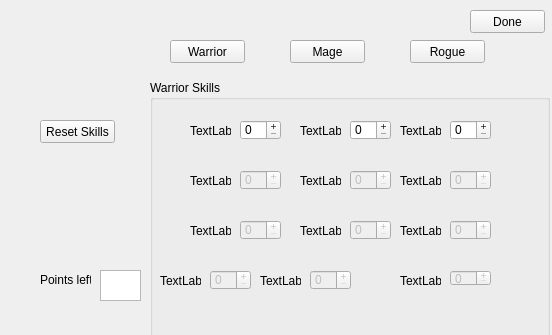
<?xml version="1.0" encoding="UTF-8"?>
<ui version="4.0">
 <class>skilltree</class>
 <widget class="QWidget" name="skilltree">
  <property name="geometry">
   <rect>
    <x>0</x>
    <y>0</y>
    <width>552</width>
    <height>335</height>
   </rect>
  </property>
  <property name="windowTitle">
   <string>Form</string>
  </property>
  <widget class="QPushButton" name="warrBtn">
   <property name="geometry">
    <rect>
     <x>170</x>
     <y>40</y>
     <width>75</width>
     <height>23</height>
    </rect>
   </property>
   <property name="text">
    <string>Warrior</string>
   </property>
  </widget>
  <widget class="QPushButton" name="mageBtn">
   <property name="geometry">
    <rect>
     <x>290</x>
     <y>40</y>
     <width>75</width>
     <height>23</height>
    </rect>
   </property>
   <property name="text">
    <string>Mage</string>
   </property>
  </widget>
  <widget class="QPushButton" name="rogueBtn">
   <property name="geometry">
    <rect>
     <x>410</x>
     <y>40</y>
     <width>75</width>
     <height>23</height>
    </rect>
   </property>
   <property name="text">
    <string>Rogue</string>
   </property>
  </widget>
  <widget class="QPushButton" name="doneBtn">
   <property name="geometry">
    <rect>
     <x>470</x>
     <y>10</y>
     <width>75</width>
     <height>23</height>
    </rect>
   </property>
   <property name="text">
    <string>Done</string>
   </property>
  </widget>
  <widget class="QWidget" name="horizontalLayoutWidget">
   <property name="geometry">
    <rect>
     <x>150</x>
     <y>80</y>
     <width>1211</width>
     <height>561</height>
    </rect>
   </property>
   <layout class="QHBoxLayout" name="horizontalLayout">
    <item>
     <widget class="QGroupBox" name="warrBox">
      <property name="title">
       <string>Warrior Skills</string>
      </property>
      <widget class="QLabel" name="warrSkillLbl">
       <property name="geometry">
        <rect>
         <x>40</x>
         <y>30</y>
         <width>41</width>
         <height>41</height>
        </rect>
       </property>
       <property name="text">
        <string>TextLabel</string>
       </property>
      </widget>
      <widget class="QSpinBox" name="warrSkillSpin_1">
       <property name="geometry">
        <rect>
         <x>90</x>
         <y>40</y>
         <width>41</width>
         <height>20</height>
        </rect>
       </property>
       <property name="inputMethodHints">
        <set>Qt::ImhDigitsOnly</set>
       </property>
       <property name="readOnly">
        <bool>false</bool>
       </property>
       <property name="buttonSymbols">
        <enum>QAbstractSpinBox::PlusMinus</enum>
       </property>
       <property name="maximum">
        <number>5</number>
       </property>
       <property name="singleStep">
        <number>1</number>
       </property>
      </widget>
      <widget class="QLabel" name="warrSkillLbl_2">
       <property name="enabled">
        <bool>true</bool>
       </property>
       <property name="geometry">
        <rect>
         <x>40</x>
         <y>80</y>
         <width>41</width>
         <height>41</height>
        </rect>
       </property>
       <property name="text">
        <string>TextLabel</string>
       </property>
      </widget>
      <widget class="QSpinBox" name="warrSkillSpin_2">
       <property name="enabled">
        <bool>false</bool>
       </property>
       <property name="geometry">
        <rect>
         <x>90</x>
         <y>90</y>
         <width>41</width>
         <height>20</height>
        </rect>
       </property>
       <property name="buttonSymbols">
        <enum>QAbstractSpinBox::PlusMinus</enum>
       </property>
       <property name="maximum">
        <number>5</number>
       </property>
      </widget>
      <widget class="QLabel" name="warrSkillLbl_5">
       <property name="geometry">
        <rect>
         <x>150</x>
         <y>30</y>
         <width>41</width>
         <height>41</height>
        </rect>
       </property>
       <property name="text">
        <string>TextLabel</string>
       </property>
      </widget>
      <widget class="QSpinBox" name="warrSkillSpin_5">
       <property name="geometry">
        <rect>
         <x>200</x>
         <y>40</y>
         <width>41</width>
         <height>20</height>
        </rect>
       </property>
       <property name="buttonSymbols">
        <enum>QAbstractSpinBox::PlusMinus</enum>
       </property>
       <property name="maximum">
        <number>5</number>
       </property>
      </widget>
      <widget class="QLabel" name="warrSkillLbl_6">
       <property name="enabled">
        <bool>true</bool>
       </property>
       <property name="geometry">
        <rect>
         <x>150</x>
         <y>80</y>
         <width>41</width>
         <height>41</height>
        </rect>
       </property>
       <property name="text">
        <string>TextLabel</string>
       </property>
      </widget>
      <widget class="QSpinBox" name="warrSkillSpin_6">
       <property name="enabled">
        <bool>false</bool>
       </property>
       <property name="geometry">
        <rect>
         <x>200</x>
         <y>90</y>
         <width>41</width>
         <height>20</height>
        </rect>
       </property>
       <property name="buttonSymbols">
        <enum>QAbstractSpinBox::PlusMinus</enum>
       </property>
       <property name="maximum">
        <number>5</number>
       </property>
      </widget>
      <widget class="QLabel" name="warrSkillLbl_9">
       <property name="geometry">
        <rect>
         <x>250</x>
         <y>30</y>
         <width>41</width>
         <height>41</height>
        </rect>
       </property>
       <property name="text">
        <string>TextLabel</string>
       </property>
      </widget>
      <widget class="QSpinBox" name="warrSkillSpin_9">
       <property name="geometry">
        <rect>
         <x>300</x>
         <y>40</y>
         <width>41</width>
         <height>20</height>
        </rect>
       </property>
       <property name="buttonSymbols">
        <enum>QAbstractSpinBox::PlusMinus</enum>
       </property>
       <property name="maximum">
        <number>5</number>
       </property>
      </widget>
      <widget class="QLabel" name="warrSkillLbl_10">
       <property name="enabled">
        <bool>true</bool>
       </property>
       <property name="geometry">
        <rect>
         <x>250</x>
         <y>80</y>
         <width>41</width>
         <height>41</height>
        </rect>
       </property>
       <property name="text">
        <string>TextLabel</string>
       </property>
      </widget>
      <widget class="QSpinBox" name="warrSkillSpin_10">
       <property name="enabled">
        <bool>false</bool>
       </property>
       <property name="geometry">
        <rect>
         <x>300</x>
         <y>90</y>
         <width>41</width>
         <height>20</height>
        </rect>
       </property>
       <property name="buttonSymbols">
        <enum>QAbstractSpinBox::PlusMinus</enum>
       </property>
       <property name="maximum">
        <number>5</number>
       </property>
      </widget>
      <widget class="QLabel" name="warrSkillLbl_3">
       <property name="enabled">
        <bool>true</bool>
       </property>
       <property name="geometry">
        <rect>
         <x>40</x>
         <y>130</y>
         <width>41</width>
         <height>41</height>
        </rect>
       </property>
       <property name="text">
        <string>TextLabel</string>
       </property>
      </widget>
      <widget class="QSpinBox" name="warrSkillSpin_3">
       <property name="enabled">
        <bool>false</bool>
       </property>
       <property name="geometry">
        <rect>
         <x>90</x>
         <y>140</y>
         <width>41</width>
         <height>20</height>
        </rect>
       </property>
       <property name="buttonSymbols">
        <enum>QAbstractSpinBox::PlusMinus</enum>
       </property>
       <property name="maximum">
        <number>5</number>
       </property>
      </widget>
      <widget class="QLabel" name="warrSkillLbl_7">
       <property name="enabled">
        <bool>true</bool>
       </property>
       <property name="geometry">
        <rect>
         <x>150</x>
         <y>130</y>
         <width>41</width>
         <height>41</height>
        </rect>
       </property>
       <property name="text">
        <string>TextLabel</string>
       </property>
      </widget>
      <widget class="QSpinBox" name="warrSkillSpin_7">
       <property name="enabled">
        <bool>false</bool>
       </property>
       <property name="geometry">
        <rect>
         <x>200</x>
         <y>140</y>
         <width>41</width>
         <height>20</height>
        </rect>
       </property>
       <property name="buttonSymbols">
        <enum>QAbstractSpinBox::PlusMinus</enum>
       </property>
       <property name="maximum">
        <number>5</number>
       </property>
      </widget>
      <widget class="QLabel" name="warrSkillLbl_11">
       <property name="enabled">
        <bool>true</bool>
       </property>
       <property name="geometry">
        <rect>
         <x>250</x>
         <y>130</y>
         <width>41</width>
         <height>41</height>
        </rect>
       </property>
       <property name="text">
        <string>TextLabel</string>
       </property>
      </widget>
      <widget class="QSpinBox" name="warrSkillSpin_11">
       <property name="enabled">
        <bool>false</bool>
       </property>
       <property name="geometry">
        <rect>
         <x>300</x>
         <y>140</y>
         <width>41</width>
         <height>20</height>
        </rect>
       </property>
       <property name="buttonSymbols">
        <enum>QAbstractSpinBox::PlusMinus</enum>
       </property>
       <property name="maximum">
        <number>5</number>
       </property>
      </widget>
      <widget class="QLabel" name="warrSkillLbl_4">
       <property name="enabled">
        <bool>true</bool>
       </property>
       <property name="geometry">
        <rect>
         <x>10</x>
         <y>180</y>
         <width>41</width>
         <height>41</height>
        </rect>
       </property>
       <property name="text">
        <string>TextLabel</string>
       </property>
      </widget>
      <widget class="QSpinBox" name="warrSkillSpin_4">
       <property name="enabled">
        <bool>false</bool>
       </property>
       <property name="geometry">
        <rect>
         <x>60</x>
         <y>190</y>
         <width>41</width>
         <height>20</height>
        </rect>
       </property>
       <property name="buttonSymbols">
        <enum>QAbstractSpinBox::PlusMinus</enum>
       </property>
       <property name="maximum">
        <number>5</number>
       </property>
      </widget>
      <widget class="QLabel" name="warrSkillLbl_8">
       <property name="enabled">
        <bool>true</bool>
       </property>
       <property name="geometry">
        <rect>
         <x>110</x>
         <y>180</y>
         <width>41</width>
         <height>41</height>
        </rect>
       </property>
       <property name="text">
        <string>TextLabel</string>
       </property>
      </widget>
      <widget class="QSpinBox" name="warrSkillSpin_8">
       <property name="enabled">
        <bool>false</bool>
       </property>
       <property name="geometry">
        <rect>
         <x>160</x>
         <y>190</y>
         <width>41</width>
         <height>20</height>
        </rect>
       </property>
       <property name="buttonSymbols">
        <enum>QAbstractSpinBox::PlusMinus</enum>
       </property>
       <property name="maximum">
        <number>5</number>
       </property>
      </widget>
      <widget class="QLabel" name="warrSkillLbl_12">
       <property name="enabled">
        <bool>true</bool>
       </property>
       <property name="geometry">
        <rect>
         <x>250</x>
         <y>180</y>
         <width>41</width>
         <height>41</height>
        </rect>
       </property>
       <property name="text">
        <string>TextLabel</string>
       </property>
      </widget>
      <widget class="QSpinBox" name="warrSkillSpin_12">
       <property name="enabled">
        <bool>false</bool>
       </property>
       <property name="geometry">
        <rect>
         <x>300</x>
         <y>190</y>
         <width>41</width>
         <height>16</height>
        </rect>
       </property>
       <property name="buttonSymbols">
        <enum>QAbstractSpinBox::PlusMinus</enum>
       </property>
       <property name="maximum">
        <number>5</number>
       </property>
      </widget>
     </widget>
    </item>
    <item>
     <widget class="QGroupBox" name="magebox">
      <property name="title">
       <string>GroupBox</string>
      </property>
      <widget class="QLabel" name="mageSkillLbl_1">
       <property name="geometry">
        <rect>
         <x>10</x>
         <y>20</y>
         <width>41</width>
         <height>41</height>
        </rect>
       </property>
       <property name="text">
        <string>TextLabel</string>
       </property>
      </widget>
      <widget class="QSpinBox" name="mageSkillSpin_1">
       <property name="geometry">
        <rect>
         <x>60</x>
         <y>30</y>
         <width>41</width>
         <height>20</height>
        </rect>
       </property>
      </widget>
      <widget class="QLabel" name="mageSkillLbl_2">
       <property name="enabled">
        <bool>false</bool>
       </property>
       <property name="geometry">
        <rect>
         <x>10</x>
         <y>80</y>
         <width>41</width>
         <height>41</height>
        </rect>
       </property>
       <property name="text">
        <string>TextLabel</string>
       </property>
      </widget>
      <widget class="QSpinBox" name="mageSkillSpin_2">
       <property name="enabled">
        <bool>false</bool>
       </property>
       <property name="geometry">
        <rect>
         <x>60</x>
         <y>90</y>
         <width>41</width>
         <height>20</height>
        </rect>
       </property>
      </widget>
      <widget class="QLabel" name="mageSkillLbl_5">
       <property name="geometry">
        <rect>
         <x>120</x>
         <y>20</y>
         <width>41</width>
         <height>41</height>
        </rect>
       </property>
       <property name="text">
        <string>TextLabel</string>
       </property>
      </widget>
      <widget class="QSpinBox" name="mageSkillSpin_5">
       <property name="geometry">
        <rect>
         <x>170</x>
         <y>30</y>
         <width>41</width>
         <height>20</height>
        </rect>
       </property>
      </widget>
      <widget class="QLabel" name="mageSkillLbl_6">
       <property name="enabled">
        <bool>false</bool>
       </property>
       <property name="geometry">
        <rect>
         <x>150</x>
         <y>80</y>
         <width>41</width>
         <height>41</height>
        </rect>
       </property>
       <property name="text">
        <string>TextLabel</string>
       </property>
      </widget>
      <widget class="QSpinBox" name="mageSkillSpin_6">
       <property name="enabled">
        <bool>false</bool>
       </property>
       <property name="geometry">
        <rect>
         <x>200</x>
         <y>90</y>
         <width>41</width>
         <height>20</height>
        </rect>
       </property>
      </widget>
      <widget class="QLabel" name="mageSkillLbl_9">
       <property name="geometry">
        <rect>
         <x>250</x>
         <y>20</y>
         <width>41</width>
         <height>41</height>
        </rect>
       </property>
       <property name="text">
        <string>TextLabel</string>
       </property>
      </widget>
      <widget class="QSpinBox" name="mageSkillSpin_9">
       <property name="geometry">
        <rect>
         <x>300</x>
         <y>30</y>
         <width>41</width>
         <height>20</height>
        </rect>
       </property>
      </widget>
      <widget class="QLabel" name="mageSkillLbl_10">
       <property name="enabled">
        <bool>false</bool>
       </property>
       <property name="geometry">
        <rect>
         <x>250</x>
         <y>80</y>
         <width>41</width>
         <height>41</height>
        </rect>
       </property>
       <property name="text">
        <string>TextLabel</string>
       </property>
      </widget>
      <widget class="QSpinBox" name="mageSkillSpin_10">
       <property name="enabled">
        <bool>false</bool>
       </property>
       <property name="geometry">
        <rect>
         <x>300</x>
         <y>90</y>
         <width>41</width>
         <height>20</height>
        </rect>
       </property>
      </widget>
      <widget class="QLabel" name="mageSkillLbl_3">
       <property name="enabled">
        <bool>false</bool>
       </property>
       <property name="geometry">
        <rect>
         <x>10</x>
         <y>130</y>
         <width>41</width>
         <height>41</height>
        </rect>
       </property>
       <property name="text">
        <string>TextLabel</string>
       </property>
      </widget>
      <widget class="QSpinBox" name="mageSkillSpin_3">
       <property name="enabled">
        <bool>false</bool>
       </property>
       <property name="geometry">
        <rect>
         <x>60</x>
         <y>140</y>
         <width>41</width>
         <height>20</height>
        </rect>
       </property>
      </widget>
      <widget class="QLabel" name="mageSkillLbl_7">
       <property name="enabled">
        <bool>false</bool>
       </property>
       <property name="geometry">
        <rect>
         <x>150</x>
         <y>130</y>
         <width>41</width>
         <height>41</height>
        </rect>
       </property>
       <property name="text">
        <string>TextLabel</string>
       </property>
      </widget>
      <widget class="QSpinBox" name="mageSkillSpin_7">
       <property name="enabled">
        <bool>false</bool>
       </property>
       <property name="geometry">
        <rect>
         <x>200</x>
         <y>140</y>
         <width>41</width>
         <height>20</height>
        </rect>
       </property>
      </widget>
      <widget class="QLabel" name="mageSkillLbl_11">
       <property name="enabled">
        <bool>false</bool>
       </property>
       <property name="geometry">
        <rect>
         <x>250</x>
         <y>130</y>
         <width>41</width>
         <height>41</height>
        </rect>
       </property>
       <property name="text">
        <string>TextLabel</string>
       </property>
      </widget>
      <widget class="QSpinBox" name="mageSkillSpin_11">
       <property name="enabled">
        <bool>false</bool>
       </property>
       <property name="geometry">
        <rect>
         <x>300</x>
         <y>140</y>
         <width>41</width>
         <height>20</height>
        </rect>
       </property>
      </widget>
      <widget class="QLabel" name="mageSkillLbl_4">
       <property name="enabled">
        <bool>false</bool>
       </property>
       <property name="geometry">
        <rect>
         <x>10</x>
         <y>180</y>
         <width>41</width>
         <height>41</height>
        </rect>
       </property>
       <property name="text">
        <string>TextLabel</string>
       </property>
      </widget>
      <widget class="QSpinBox" name="mageSkillSpin_4">
       <property name="enabled">
        <bool>false</bool>
       </property>
       <property name="geometry">
        <rect>
         <x>60</x>
         <y>190</y>
         <width>41</width>
         <height>20</height>
        </rect>
       </property>
      </widget>
      <widget class="QLabel" name="mageSkillLbl_8">
       <property name="enabled">
        <bool>false</bool>
       </property>
       <property name="geometry">
        <rect>
         <x>150</x>
         <y>180</y>
         <width>41</width>
         <height>41</height>
        </rect>
       </property>
       <property name="text">
        <string>TextLabel</string>
       </property>
      </widget>
      <widget class="QSpinBox" name="mageSkillSpin_8">
       <property name="enabled">
        <bool>false</bool>
       </property>
       <property name="geometry">
        <rect>
         <x>200</x>
         <y>190</y>
         <width>41</width>
         <height>20</height>
        </rect>
       </property>
      </widget>
      <widget class="QLabel" name="mageSkillLbl_12">
       <property name="enabled">
        <bool>false</bool>
       </property>
       <property name="geometry">
        <rect>
         <x>250</x>
         <y>180</y>
         <width>41</width>
         <height>41</height>
        </rect>
       </property>
       <property name="text">
        <string>TextLabel</string>
       </property>
      </widget>
      <widget class="QSpinBox" name="mageSkillSpin_12">
       <property name="enabled">
        <bool>false</bool>
       </property>
       <property name="geometry">
        <rect>
         <x>300</x>
         <y>190</y>
         <width>41</width>
         <height>16</height>
        </rect>
       </property>
      </widget>
     </widget>
    </item>
    <item>
     <widget class="QGroupBox" name="rogueBox">
      <property name="title">
       <string>GroupBox</string>
      </property>
      <widget class="QLabel" name="rogueSkillLbl_1">
       <property name="geometry">
        <rect>
         <x>10</x>
         <y>20</y>
         <width>41</width>
         <height>41</height>
        </rect>
       </property>
       <property name="text">
        <string>TextLabel</string>
       </property>
      </widget>
      <widget class="QSpinBox" name="rogueSkillSpin_1">
       <property name="geometry">
        <rect>
         <x>60</x>
         <y>30</y>
         <width>41</width>
         <height>20</height>
        </rect>
       </property>
      </widget>
      <widget class="QLabel" name="rogueSkillLbl_2">
       <property name="enabled">
        <bool>false</bool>
       </property>
       <property name="geometry">
        <rect>
         <x>10</x>
         <y>80</y>
         <width>41</width>
         <height>41</height>
        </rect>
       </property>
       <property name="text">
        <string>TextLabel</string>
       </property>
      </widget>
      <widget class="QSpinBox" name="rogueSkillSpin_2">
       <property name="enabled">
        <bool>false</bool>
       </property>
       <property name="geometry">
        <rect>
         <x>60</x>
         <y>90</y>
         <width>41</width>
         <height>20</height>
        </rect>
       </property>
      </widget>
      <widget class="QLabel" name="rogueSkillLbl_5">
       <property name="geometry">
        <rect>
         <x>120</x>
         <y>20</y>
         <width>41</width>
         <height>41</height>
        </rect>
       </property>
       <property name="text">
        <string>TextLabel</string>
       </property>
      </widget>
      <widget class="QSpinBox" name="rogueSkillSpin_5">
       <property name="geometry">
        <rect>
         <x>170</x>
         <y>30</y>
         <width>41</width>
         <height>20</height>
        </rect>
       </property>
      </widget>
      <widget class="QLabel" name="rogueSkillLbl_6">
       <property name="enabled">
        <bool>false</bool>
       </property>
       <property name="geometry">
        <rect>
         <x>150</x>
         <y>80</y>
         <width>41</width>
         <height>41</height>
        </rect>
       </property>
       <property name="text">
        <string>TextLabel</string>
       </property>
      </widget>
      <widget class="QSpinBox" name="rogueSkillSpin_6">
       <property name="enabled">
        <bool>false</bool>
       </property>
       <property name="geometry">
        <rect>
         <x>200</x>
         <y>90</y>
         <width>41</width>
         <height>20</height>
        </rect>
       </property>
      </widget>
      <widget class="QLabel" name="rogueSkillLbl_9">
       <property name="geometry">
        <rect>
         <x>250</x>
         <y>20</y>
         <width>41</width>
         <height>41</height>
        </rect>
       </property>
       <property name="text">
        <string>TextLabel</string>
       </property>
      </widget>
      <widget class="QSpinBox" name="rogueSkillSpin_9">
       <property name="geometry">
        <rect>
         <x>300</x>
         <y>30</y>
         <width>41</width>
         <height>20</height>
        </rect>
       </property>
      </widget>
      <widget class="QLabel" name="rogueSkillLbl_10">
       <property name="enabled">
        <bool>false</bool>
       </property>
       <property name="geometry">
        <rect>
         <x>250</x>
         <y>80</y>
         <width>41</width>
         <height>41</height>
        </rect>
       </property>
       <property name="text">
        <string>TextLabel</string>
       </property>
      </widget>
      <widget class="QSpinBox" name="rogueSkillSpin_10">
       <property name="enabled">
        <bool>false</bool>
       </property>
       <property name="geometry">
        <rect>
         <x>300</x>
         <y>90</y>
         <width>41</width>
         <height>20</height>
        </rect>
       </property>
      </widget>
      <widget class="QLabel" name="rogueSkillLbl_3">
       <property name="enabled">
        <bool>false</bool>
       </property>
       <property name="geometry">
        <rect>
         <x>10</x>
         <y>130</y>
         <width>41</width>
         <height>41</height>
        </rect>
       </property>
       <property name="text">
        <string>TextLabel</string>
       </property>
      </widget>
      <widget class="QSpinBox" name="rogueSkillSpin_3">
       <property name="enabled">
        <bool>false</bool>
       </property>
       <property name="geometry">
        <rect>
         <x>60</x>
         <y>140</y>
         <width>41</width>
         <height>20</height>
        </rect>
       </property>
      </widget>
      <widget class="QLabel" name="rogueSkillLbl_7">
       <property name="enabled">
        <bool>false</bool>
       </property>
       <property name="geometry">
        <rect>
         <x>150</x>
         <y>130</y>
         <width>41</width>
         <height>41</height>
        </rect>
       </property>
       <property name="text">
        <string>TextLabel</string>
       </property>
      </widget>
      <widget class="QSpinBox" name="rogueSkillSpin_7">
       <property name="enabled">
        <bool>false</bool>
       </property>
       <property name="geometry">
        <rect>
         <x>200</x>
         <y>140</y>
         <width>41</width>
         <height>20</height>
        </rect>
       </property>
      </widget>
      <widget class="QLabel" name="rogueSkillLbl_11">
       <property name="enabled">
        <bool>false</bool>
       </property>
       <property name="geometry">
        <rect>
         <x>250</x>
         <y>130</y>
         <width>41</width>
         <height>41</height>
        </rect>
       </property>
       <property name="text">
        <string>TextLabel</string>
       </property>
      </widget>
      <widget class="QSpinBox" name="rogueSkillSpin_11">
       <property name="enabled">
        <bool>false</bool>
       </property>
       <property name="geometry">
        <rect>
         <x>300</x>
         <y>140</y>
         <width>41</width>
         <height>20</height>
        </rect>
       </property>
      </widget>
      <widget class="QLabel" name="rogueSkillLbl_4">
       <property name="enabled">
        <bool>false</bool>
       </property>
       <property name="geometry">
        <rect>
         <x>10</x>
         <y>180</y>
         <width>41</width>
         <height>41</height>
        </rect>
       </property>
       <property name="text">
        <string>TextLabel</string>
       </property>
      </widget>
      <widget class="QSpinBox" name="rogueSkillSpin_4">
       <property name="enabled">
        <bool>false</bool>
       </property>
       <property name="geometry">
        <rect>
         <x>60</x>
         <y>190</y>
         <width>41</width>
         <height>20</height>
        </rect>
       </property>
      </widget>
      <widget class="QLabel" name="rogueSkillLbl_8">
       <property name="enabled">
        <bool>false</bool>
       </property>
       <property name="geometry">
        <rect>
         <x>150</x>
         <y>180</y>
         <width>41</width>
         <height>41</height>
        </rect>
       </property>
       <property name="text">
        <string>TextLabel</string>
       </property>
      </widget>
      <widget class="QSpinBox" name="rogueSkillSpin_8">
       <property name="enabled">
        <bool>false</bool>
       </property>
       <property name="geometry">
        <rect>
         <x>200</x>
         <y>190</y>
         <width>41</width>
         <height>20</height>
        </rect>
       </property>
      </widget>
      <widget class="QLabel" name="rogueSkillLbl_12">
       <property name="enabled">
        <bool>false</bool>
       </property>
       <property name="geometry">
        <rect>
         <x>250</x>
         <y>180</y>
         <width>41</width>
         <height>41</height>
        </rect>
       </property>
       <property name="text">
        <string>TextLabel</string>
       </property>
      </widget>
      <widget class="QSpinBox" name="rogueSkillSpin_12">
       <property name="enabled">
        <bool>false</bool>
       </property>
       <property name="geometry">
        <rect>
         <x>300</x>
         <y>190</y>
         <width>41</width>
         <height>16</height>
        </rect>
       </property>
      </widget>
     </widget>
    </item>
   </layout>
  </widget>
  <widget class="QTextBrowser" name="textBrowser">
   <property name="geometry">
    <rect>
     <x>100</x>
     <y>270</y>
     <width>41</width>
     <height>31</height>
    </rect>
   </property>
   <property name="font">
    <font>
     <pointsize>12</pointsize>
    </font>
   </property>
  </widget>
  <widget class="QLabel" name="PLeftLbl">
   <property name="geometry">
    <rect>
     <x>40</x>
     <y>270</y>
     <width>51</width>
     <height>20</height>
    </rect>
   </property>
   <property name="text">
    <string>Points left:</string>
   </property>
  </widget>
  <widget class="QPushButton" name="pushButton">
   <property name="geometry">
    <rect>
     <x>40</x>
     <y>120</y>
     <width>75</width>
     <height>23</height>
    </rect>
   </property>
   <property name="text">
    <string>Reset Skills</string>
   </property>
  </widget>
 </widget>
 <resources/>
 <connections/>
</ui>
